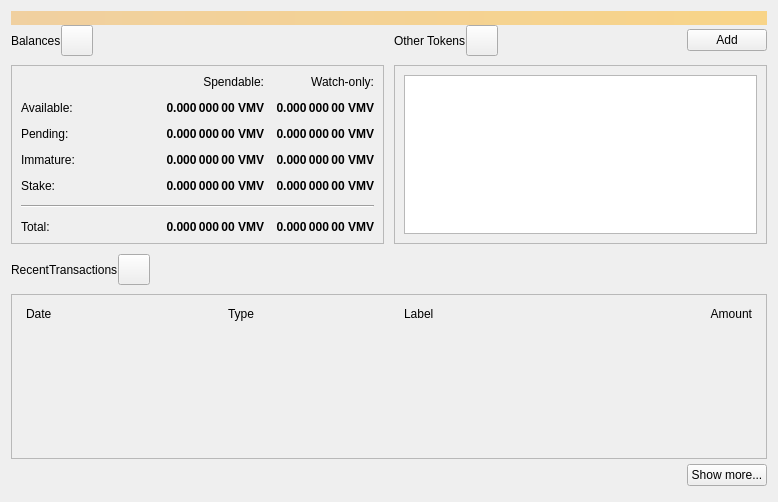
<?xml version="1.0" encoding="UTF-8"?>
<ui version="4.0">
 <class>OverviewPage</class>
 <widget class="QWidget" name="OverviewPage">
  <property name="geometry">
   <rect>
    <x>0</x>
    <y>0</y>
    <width>778</width>
    <height>502</height>
   </rect>
  </property>
  <property name="windowTitle">
   <string>Form</string>
  </property>
  <layout class="QVBoxLayout" name="topLayout">
   <property name="spacing">
    <number>0</number>
   </property>
   <item>
    <widget class="QLabel" name="labelAlerts">
     <property name="visible">
      <bool>false</bool>
     </property>
     <property name="styleSheet">
      <string notr="true">QLabel { background-color: qlineargradient(x1: 0, y1: 0, x2: 1, y2: 0, stop:0 #F0D0A0, stop:1 #F8D488); color:#000000; }</string>
     </property>
     <property name="wordWrap">
      <bool>true</bool>
     </property>
     <property name="margin">
      <number>3</number>
     </property>
     <property name="textInteractionFlags">
      <set>Qt::TextSelectableByMouse</set>
     </property>
    </widget>
   </item>
   <item>
    <layout class="QGridLayout" name="gridLayout_2">
     <item row="0" column="2">
      <layout class="QHBoxLayout" name="horizontalLayout_4">
       <property name="bottomMargin">
        <number>9</number>
       </property>
       <item>
        <widget class="QLabel" name="labelTokens">
         <property name="text">
          <string>Other Tokens</string>
         </property>
        </widget>
       </item>
       <item>
        <widget class="QToolButton" name="labelTokenStatus">
         <property name="toolTip">
          <string>The displayed information may be out of date. Your wallet automatically synchronizes with the VIPSTARCOIN-MV network after a connection is established, but this process has not completed yet.</string>
         </property>
         <property name="text">
          <string/>
         </property>
         <property name="iconSize">
          <size>
           <width>24</width>
           <height>24</height>
          </size>
         </property>
         <property name="flat" stdset="0">
          <bool>false</bool>
         </property>
        </widget>
       </item>
       <item>
        <spacer name="horizontalSpacer_7">
         <property name="orientation">
          <enum>Qt::Horizontal</enum>
         </property>
         <property name="sizeHint" stdset="0">
          <size>
           <width>40</width>
           <height>20</height>
          </size>
         </property>
        </spacer>
       </item>
       <item>
        <widget class="QPushButton" name="buttonAddToken">
         <property name="text">
          <string>Add</string>
         </property>
        </widget>
       </item>
      </layout>
     </item>
     <item row="1" column="2">
      <widget class="QFrame" name="frameOtherTokens">
       <property name="minimumSize">
        <size>
         <width>0</width>
         <height>100</height>
        </size>
       </property>
       <property name="frameShape">
        <enum>QFrame::StyledPanel</enum>
       </property>
       <property name="frameShadow">
        <enum>QFrame::Raised</enum>
       </property>
       <layout class="QVBoxLayout" name="verticalLayout_10">
        <item>
         <widget class="QListView" name="listTokens">
          <property name="enabled">
           <bool>true</bool>
          </property>
         </widget>
        </item>
       </layout>
      </widget>
     </item>
     <item row="1" column="0">
      <widget class="QFrame" name="frameBalances">
       <property name="frameShape">
        <enum>QFrame::StyledPanel</enum>
       </property>
       <property name="frameShadow">
        <enum>QFrame::Raised</enum>
       </property>
       <layout class="QVBoxLayout" name="verticalLayout_4">
        <item>
         <layout class="QGridLayout" name="gridLayout">
          <property name="spacing">
           <number>12</number>
          </property>
          <item row="2" column="3">
           <widget class="QLabel" name="labelWatchPending">
            <property name="font">
             <font>
              <weight>75</weight>
              <bold>true</bold>
             </font>
            </property>
            <property name="cursor">
             <cursorShape>IBeamCursor</cursorShape>
            </property>
            <property name="toolTip">
             <string>Unconfirmed transactions to watch-only addresses</string>
            </property>
            <property name="text">
             <string notr="true">0.000 000 00 VMV</string>
            </property>
            <property name="alignment">
             <set>Qt::AlignRight|Qt::AlignTrailing|Qt::AlignVCenter</set>
            </property>
            <property name="textInteractionFlags">
             <set>Qt::LinksAccessibleByMouse|Qt::TextSelectableByKeyboard|Qt::TextSelectableByMouse</set>
            </property>
           </widget>
          </item>
          <item row="2" column="2">
           <widget class="QLabel" name="labelUnconfirmed">
            <property name="font">
             <font>
              <weight>75</weight>
              <bold>true</bold>
             </font>
            </property>
            <property name="cursor">
             <cursorShape>IBeamCursor</cursorShape>
            </property>
            <property name="toolTip">
             <string>Total of transactions that have yet to be confirmed, and do not yet count toward the spendable balance</string>
            </property>
            <property name="text">
             <string notr="true">0.000 000 00 VMV</string>
            </property>
            <property name="alignment">
             <set>Qt::AlignRight|Qt::AlignTrailing|Qt::AlignVCenter</set>
            </property>
            <property name="textInteractionFlags">
             <set>Qt::LinksAccessibleByMouse|Qt::TextSelectableByKeyboard|Qt::TextSelectableByMouse</set>
            </property>
           </widget>
          </item>
          <item row="3" column="2">
           <widget class="QLabel" name="labelImmature">
            <property name="font">
             <font>
              <weight>75</weight>
              <bold>true</bold>
             </font>
            </property>
            <property name="cursor">
             <cursorShape>IBeamCursor</cursorShape>
            </property>
            <property name="toolTip">
             <string>Mined balance that has not yet matured</string>
            </property>
            <property name="text">
             <string notr="true">0.000 000 00 VMV</string>
            </property>
            <property name="alignment">
             <set>Qt::AlignRight|Qt::AlignTrailing|Qt::AlignVCenter</set>
            </property>
            <property name="textInteractionFlags">
             <set>Qt::LinksAccessibleByMouse|Qt::TextSelectableByKeyboard|Qt::TextSelectableByMouse</set>
            </property>
           </widget>
          </item>
          <item row="3" column="0">
           <widget class="QLabel" name="labelImmatureText">
            <property name="text">
             <string>Immature:</string>
            </property>
           </widget>
          </item>
          <item row="0" column="3">
           <widget class="QLabel" name="labelWatchonly">
            <property name="text">
             <string>Watch-only:</string>
            </property>
            <property name="alignment">
             <set>Qt::AlignRight|Qt::AlignTrailing|Qt::AlignVCenter</set>
            </property>
           </widget>
          </item>
          <item row="1" column="0">
           <widget class="QLabel" name="labelBalanceText">
            <property name="text">
             <string>Available:</string>
            </property>
           </widget>
          </item>
          <item row="1" column="2">
           <widget class="QLabel" name="labelBalance">
            <property name="font">
             <font>
              <weight>75</weight>
              <bold>true</bold>
             </font>
            </property>
            <property name="cursor">
             <cursorShape>IBeamCursor</cursorShape>
            </property>
            <property name="toolTip">
             <string>Your current spendable balance</string>
            </property>
            <property name="text">
             <string notr="true">0.000 000 00 VMV</string>
            </property>
            <property name="alignment">
             <set>Qt::AlignRight|Qt::AlignTrailing|Qt::AlignVCenter</set>
            </property>
            <property name="textInteractionFlags">
             <set>Qt::LinksAccessibleByMouse|Qt::TextSelectableByKeyboard|Qt::TextSelectableByMouse</set>
            </property>
           </widget>
          </item>
          <item row="1" column="3">
           <widget class="QLabel" name="labelWatchAvailable">
            <property name="font">
             <font>
              <weight>75</weight>
              <bold>true</bold>
             </font>
            </property>
            <property name="cursor">
             <cursorShape>IBeamCursor</cursorShape>
            </property>
            <property name="toolTip">
             <string>Your current balance in watch-only addresses</string>
            </property>
            <property name="text">
             <string notr="true">0.000 000 00 VMV</string>
            </property>
            <property name="alignment">
             <set>Qt::AlignRight|Qt::AlignTrailing|Qt::AlignVCenter</set>
            </property>
            <property name="textInteractionFlags">
             <set>Qt::LinksAccessibleByMouse|Qt::TextSelectableByKeyboard|Qt::TextSelectableByMouse</set>
            </property>
           </widget>
          </item>
          <item row="2" column="0">
           <widget class="QLabel" name="labelPendingText">
            <property name="text">
             <string>Pending:</string>
            </property>
           </widget>
          </item>
          <item row="0" column="2">
           <widget class="QLabel" name="labelSpendable">
            <property name="text">
             <string>Spendable:</string>
            </property>
            <property name="alignment">
             <set>Qt::AlignRight|Qt::AlignTrailing|Qt::AlignVCenter</set>
            </property>
           </widget>
          </item>
          <item row="4" column="0">
           <widget class="QLabel" name="labelStakeText">
            <property name="text">
             <string>Stake:</string>
            </property>
           </widget>
          </item>
          <item row="4" column="2">
           <widget class="QLabel" name="labelStake">
            <property name="font">
             <font>
              <weight>75</weight>
              <bold>true</bold>
             </font>
            </property>
            <property name="text">
             <string>0.000 000 00 VMV</string>
            </property>
            <property name="alignment">
             <set>Qt::AlignRight|Qt::AlignTrailing|Qt::AlignVCenter</set>
            </property>
            <property name="textInteractionFlags">
             <set>Qt::LinksAccessibleByMouse|Qt::TextSelectableByKeyboard|Qt::TextSelectableByMouse</set>
            </property>
           </widget>
          </item>
          <item row="4" column="3">
           <widget class="QLabel" name="labelWatchStake">
            <property name="font">
             <font>
              <weight>75</weight>
              <bold>true</bold>
             </font>
            </property>
            <property name="text">
             <string>0.000 000 00 VMV</string>
            </property>
            <property name="alignment">
             <set>Qt::AlignRight|Qt::AlignTrailing|Qt::AlignVCenter</set>
            </property>
            <property name="textInteractionFlags">
             <set>Qt::LinksAccessibleByMouse|Qt::TextSelectableByKeyboard|Qt::TextSelectableByMouse</set>
            </property>
           </widget>
          </item>
          <item row="3" column="3">
           <widget class="QLabel" name="labelWatchImmature">
            <property name="font">
             <font>
              <weight>75</weight>
              <bold>true</bold>
             </font>
            </property>
            <property name="cursor">
             <cursorShape>IBeamCursor</cursorShape>
            </property>
            <property name="toolTip">
             <string>Mined balance in watch-only addresses that has not yet matured</string>
            </property>
            <property name="text">
             <string notr="true">0.000 000 00 VMV</string>
            </property>
            <property name="alignment">
             <set>Qt::AlignRight|Qt::AlignTrailing|Qt::AlignVCenter</set>
            </property>
            <property name="textInteractionFlags">
             <set>Qt::LinksAccessibleByMouse|Qt::TextSelectableByKeyboard|Qt::TextSelectableByMouse</set>
            </property>
           </widget>
          </item>
          <item row="7" column="3">
           <widget class="QLabel" name="labelWatchTotal">
            <property name="font">
             <font>
              <weight>75</weight>
              <bold>true</bold>
             </font>
            </property>
            <property name="cursor">
             <cursorShape>IBeamCursor</cursorShape>
            </property>
            <property name="toolTip">
             <string>Current total balance in watch-only addresses</string>
            </property>
            <property name="text">
             <string notr="true">0.000 000 00 VMV</string>
            </property>
            <property name="alignment">
             <set>Qt::AlignRight|Qt::AlignTrailing|Qt::AlignVCenter</set>
            </property>
            <property name="textInteractionFlags">
             <set>Qt::LinksAccessibleByMouse|Qt::TextSelectableByKeyboard|Qt::TextSelectableByMouse</set>
            </property>
           </widget>
          </item>
          <item row="5" column="0" colspan="4">
           <spacer name="verticalSpacer">
            <property name="orientation">
             <enum>Qt::Vertical</enum>
            </property>
            <property name="sizeHint" stdset="0">
             <size>
              <width>20</width>
              <height>40</height>
             </size>
            </property>
           </spacer>
          </item>
          <item row="7" column="2">
           <widget class="QLabel" name="labelTotal">
            <property name="font">
             <font>
              <weight>75</weight>
              <bold>true</bold>
             </font>
            </property>
            <property name="cursor">
             <cursorShape>IBeamCursor</cursorShape>
            </property>
            <property name="toolTip">
             <string>Your current total balance</string>
            </property>
            <property name="text">
             <string notr="true">0.000 000 00 VMV</string>
            </property>
            <property name="alignment">
             <set>Qt::AlignRight|Qt::AlignTrailing|Qt::AlignVCenter</set>
            </property>
            <property name="textInteractionFlags">
             <set>Qt::LinksAccessibleByMouse|Qt::TextSelectableByKeyboard|Qt::TextSelectableByMouse</set>
            </property>
           </widget>
          </item>
          <item row="0" column="1" rowspan="5">
           <spacer name="horizontalSpacer_5">
            <property name="orientation">
             <enum>Qt::Horizontal</enum>
            </property>
            <property name="sizeHint" stdset="0">
             <size>
              <width>40</width>
              <height>20</height>
             </size>
            </property>
           </spacer>
          </item>
          <item row="7" column="0">
           <widget class="QLabel" name="labelTotalText">
            <property name="text">
             <string>Total:        </string>
            </property>
           </widget>
          </item>
          <item row="6" column="0" colspan="4">
           <widget class="Line" name="hLine">
            <property name="orientation">
             <enum>Qt::Horizontal</enum>
            </property>
           </widget>
          </item>
         </layout>
        </item>
       </layout>
      </widget>
     </item>
     <item row="0" column="0">
      <layout class="QHBoxLayout" name="horizontalLayout_2">
       <property name="bottomMargin">
        <number>9</number>
       </property>
       <item>
        <widget class="QLabel" name="labelBalances">
         <property name="text">
          <string>Balances</string>
         </property>
        </widget>
       </item>
       <item>
        <widget class="QToolButton" name="labelWalletStatus">
         <property name="enabled">
          <bool>true</bool>
         </property>
         <property name="toolTip">
          <string>The displayed information may be out of date. Your wallet automatically synchronizes with the VIPSTARCOIN-MV network after a connection is established, but this process has not completed yet.</string>
         </property>
         <property name="text">
          <string/>
         </property>
         <property name="icon">
          <iconset>
           <normaloff>:/icons/warning</normaloff>
           <disabledoff>:/icons/warning</disabledoff>:/icons/warning</iconset>
         </property>
         <property name="iconSize">
          <size>
           <width>24</width>
           <height>24</height>
          </size>
         </property>
         <property name="flat" stdset="0">
          <bool>false</bool>
         </property>
        </widget>
       </item>
       <item>
        <spacer name="horizontalSpacer">
         <property name="orientation">
          <enum>Qt::Horizontal</enum>
         </property>
         <property name="sizeHint" stdset="0">
          <size>
           <width>40</width>
           <height>20</height>
          </size>
         </property>
        </spacer>
       </item>
      </layout>
     </item>
     <item row="0" column="1" rowspan="2">
      <spacer name="horizontalSpacer_4">
       <property name="orientation">
        <enum>Qt::Horizontal</enum>
       </property>
       <property name="sizeType">
        <enum>QSizePolicy::Fixed</enum>
       </property>
       <property name="sizeHint" stdset="0">
        <size>
         <width>10</width>
         <height>20</height>
        </size>
       </property>
      </spacer>
     </item>
    </layout>
   </item>
   <item>
    <spacer name="verticalSpacer_4">
     <property name="orientation">
      <enum>Qt::Vertical</enum>
     </property>
     <property name="sizeType">
      <enum>QSizePolicy::Fixed</enum>
     </property>
     <property name="sizeHint" stdset="0">
      <size>
       <width>20</width>
       <height>10</height>
      </size>
     </property>
    </spacer>
   </item>
   <item>
    <layout class="QHBoxLayout" name="horizontalLayout_6">
     <property name="bottomMargin">
      <number>9</number>
     </property>
     <item>
      <widget class="QLabel" name="labelRecentTransactions">
       <property name="text">
        <string>RecentTransactions</string>
       </property>
      </widget>
     </item>
     <item>
      <widget class="QToolButton" name="labelTransactionsStatus">
       <property name="enabled">
        <bool>true</bool>
       </property>
       <property name="toolTip">
        <string>The displayed information may be out of date. Your wallet automatically synchronizes with the VIPSTARCOIN-MV network after a connection is established, but this process has not completed yet.</string>
       </property>
       <property name="text">
        <string/>
       </property>
       <property name="icon">
        <iconset>
         <normaloff>:/icons/warning</normaloff>
         <disabledoff>:/icons/warning</disabledoff>:/icons/warning</iconset>
       </property>
       <property name="iconSize">
        <size>
         <width>24</width>
         <height>24</height>
        </size>
       </property>
       <property name="flat" stdset="0">
        <bool>false</bool>
       </property>
      </widget>
     </item>
     <item>
      <spacer name="horizontalSpacer_3">
       <property name="orientation">
        <enum>Qt::Horizontal</enum>
       </property>
       <property name="sizeHint" stdset="0">
        <size>
         <width>40</width>
         <height>20</height>
        </size>
       </property>
      </spacer>
     </item>
    </layout>
   </item>
   <item>
    <layout class="QVBoxLayout" name="verticalLayout_3">
     <item>
      <widget class="QFrame" name="frameRecentTransactions">
       <property name="frameShape">
        <enum>QFrame::StyledPanel</enum>
       </property>
       <property name="frameShadow">
        <enum>QFrame::Raised</enum>
       </property>
       <layout class="QVBoxLayout" name="verticalLayout_8">
        <item>
         <layout class="QHBoxLayout" name="horizontalLayout_3">
          <property name="spacing">
           <number>5</number>
          </property>
          <property name="leftMargin">
           <number>5</number>
          </property>
          <property name="rightMargin">
           <number>5</number>
          </property>
          <item>
           <widget class="QLabel" name="labelDate">
            <property name="text">
             <string>Date</string>
            </property>
           </widget>
          </item>
          <item>
           <spacer name="horizontalSpacer_2">
            <property name="orientation">
             <enum>Qt::Horizontal</enum>
            </property>
            <property name="sizeType">
             <enum>QSizePolicy::Fixed</enum>
            </property>
            <property name="sizeHint" stdset="0">
             <size>
              <width>25</width>
              <height>20</height>
             </size>
            </property>
           </spacer>
          </item>
          <item>
           <widget class="QLabel" name="labelType">
            <property name="text">
             <string>Type</string>
            </property>
           </widget>
          </item>
          <item>
           <widget class="QLabel" name="labelAddress">
            <property name="text">
             <string>Label</string>
            </property>
           </widget>
          </item>
          <item>
           <widget class="QLabel" name="labelAmount">
            <property name="text">
             <string>Amount</string>
            </property>
            <property name="alignment">
             <set>Qt::AlignRight|Qt::AlignTrailing|Qt::AlignVCenter</set>
            </property>
           </widget>
          </item>
         </layout>
        </item>
        <item>
         <widget class="QListView" name="listTransactions">
          <property name="styleSheet">
           <string notr="true">QListView { background: transparent; }</string>
          </property>
          <property name="frameShape">
           <enum>QFrame::NoFrame</enum>
          </property>
          <property name="verticalScrollBarPolicy">
           <enum>Qt::ScrollBarAlwaysOff</enum>
          </property>
          <property name="horizontalScrollBarPolicy">
           <enum>Qt::ScrollBarAlwaysOff</enum>
          </property>
         </widget>
        </item>
       </layout>
      </widget>
     </item>
     <item>
      <layout class="QHBoxLayout" name="horizontalLayout">
       <property name="topMargin">
        <number>5</number>
       </property>
       <property name="bottomMargin">
        <number>5</number>
       </property>
       <item>
        <spacer name="horizontalSpacer_6">
         <property name="orientation">
          <enum>Qt::Horizontal</enum>
         </property>
         <property name="sizeHint" stdset="0">
          <size>
           <width>40</width>
           <height>20</height>
          </size>
         </property>
        </spacer>
       </item>
       <item>
        <widget class="QPushButton" name="showMoreButton">
         <property name="text">
          <string>Show more...</string>
         </property>
        </widget>
       </item>
      </layout>
     </item>
    </layout>
   </item>
  </layout>
 </widget>
 <resources/>
 <connections/>
</ui>
